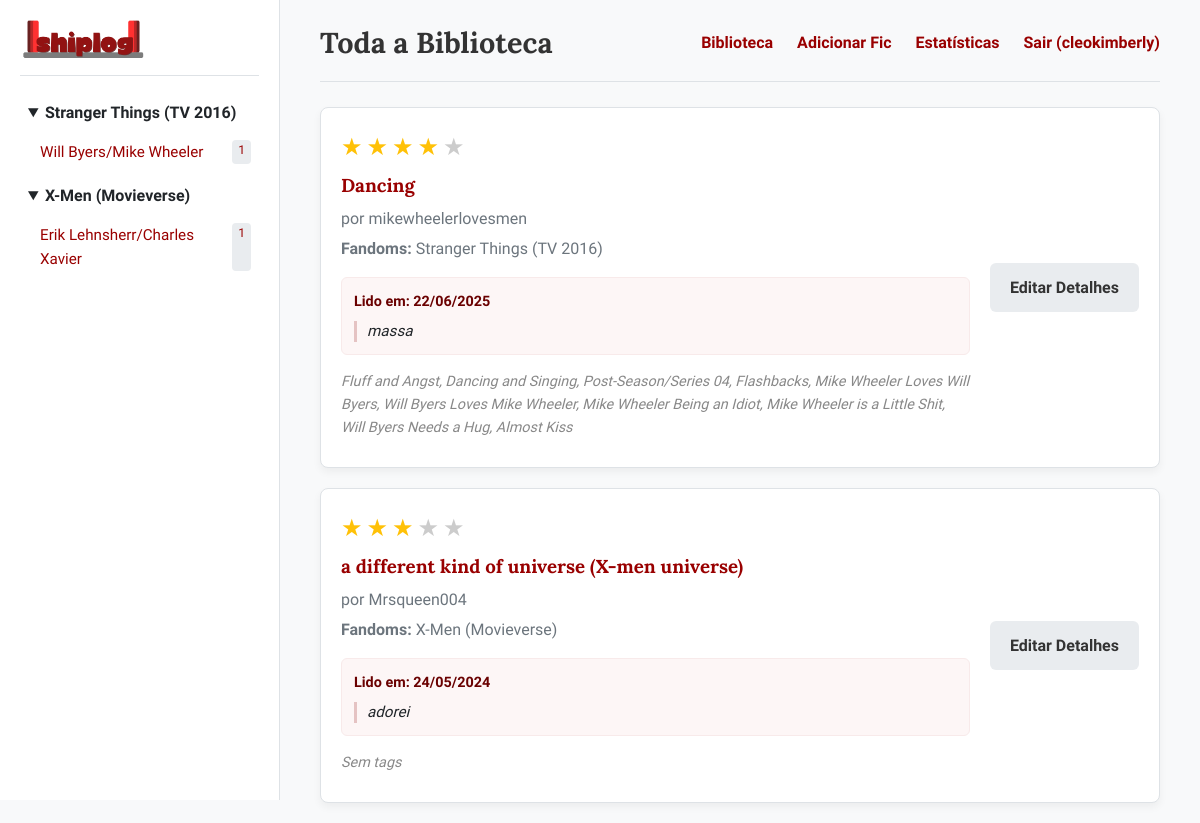
Page /library (signed in) on the earlier database version.
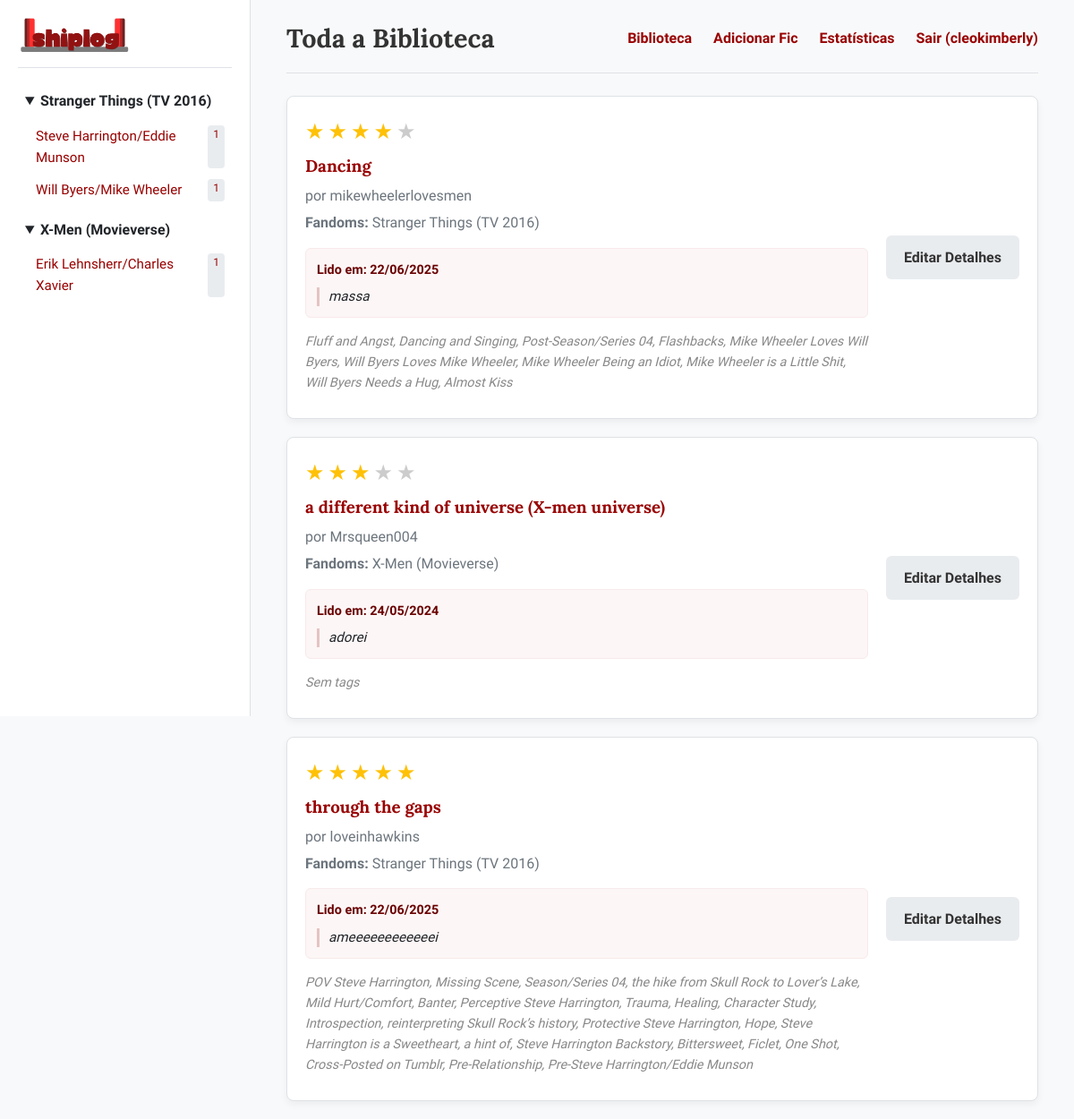
Same page on the later database version.
### models.py (models this page shows, shortened)
class Fic(db.Model):
    id = db.Column(db.Integer, primary_key=True)
    title = db.Column(db.String(200), nullable=False)
    author = db.Column(db.String(100), nullable=False)
    fandom = db.Column(db.String(200), nullable=False)
    relationship = db.Column(db.String(200), nullable=True)
    summary = db.Column(db.Text, nullable=True)
    tags = db.Column(db.Text, nullable=True)
    status = db.Column(db.String(50), nullable=True)
    date_published = db.Column(db.String(50), nullable=True)
    source_url = db.Column(db.String(500), nullable=True)
    date_read = db.Column(db.Date, nullable=True)
    comment = db.Column(db.String(500), nullable=True)
    rating = db.Column(db.Integer, nullable=True) # NOVA COLUNA
    user_id = db.Column(db.Integer, db.ForeignKey('user.id'), nullable=False)

class User(UserMixin, db.Model):
    id = db.Column(db.Integer, primary_key=True)
    username = db.Column(db.String(80), unique=True, nullable=False)
    password_hash = db.Column(db.String(256), nullable=False)
    fics = db.relationship('Fic', backref='owner', lazy=True, cascade="all, delete-orphan")

### app.py (the view)
@app.route('/library')
@login_required
def library():
    fandom = request.args.get('fandom')
    relationship = request.args.get('relationship')
    query = Fic.query.filter_by(user_id=current_user.id)
    if fandom: query = query.filter(Fic.fandom.like(f'{fandom}%'))
    if relationship:
        if relationship != "Geral": query = query.filter_by(relationship=relationship)
        else: query = query.filter((Fic.relationship == "Geral") | (Fic.relationship.is_(None)))
    fics = query.order_by(Fic.title).all()
    return render_template('library.html', fics=fics, selected_fandom=fandom, selected_relationship=relationship)

### app.py (called while the page is built)
@login_manager.user_loader
def load_user(user_id):
    return User.query.get(int(user_id))

@app.context_processor
def inject_sidebar_data():
    if not current_user.is_authenticated:
        return dict(sidebar_data={})
    fics = Fic.query.filter_by(user_id=current_user.id).order_by(Fic.title).all()
    sidebar_data = {}
    for fic in fics:
        main_fandom = fic.fandom.split(',')[0].strip()
        if main_fandom not in sidebar_data:
            sidebar_data[main_fandom] = {}
        relationship = fic.relationship or "Geral"
        if relationship not in sidebar_data[main_fandom]:
            sidebar_data[main_fandom][relationship] = []
        sidebar_data[main_fandom][relationship].append(fic)
    return dict(sidebar_data=sidebar_data)

### templates/library.html
{% extends "base.html" %}
{% block header %}
    {% if selected_fandom %}
        {{ selected_fandom }}{% if selected_relationship %} / {{ selected_relationship }}{% endif %}
    {% else %}
        Toda a Biblioteca
    {% endif %}
{% endblock %}
{% block content %}
    <div class="fic-list">
        {% for fic in fics %}
            <div class="fic-card">
                <div class="fic-card-main">
                    <div class="fic-rating">
                        {% for i in range(1, 6) %}
                            <span class="star {% if fic.rating and i <= fic.rating %}filled{% endif %}">&#9733;</span>
                        {% endfor %}
                    </div>
                    <h3 class="fic-title"><a href="{{ fic.source_url }}" target="_blank" title="Ler no site original">{{ fic.title }}</a></h3>
                    <p class="fic-author">por {{ fic.author }}</p>
                    <p class="fic-fandoms"><strong>Fandoms:</strong> {{ fic.fandom }}</p>
                    {% if fic.date_read or fic.comment %}
                    <div class="fic-user-details">
                        {% if fic.date_read %}
                            <p class="fic-date-read"><strong>Lido em:</strong> {{ fic.date_read.strftime('%d/%m/%Y') }}</p>
                        {% endif %}
                        {% if fic.comment %}
                            <blockquote class="fic-comment">{{ fic.comment }}</blockquote>
                        {% endif %}
                    </div>
                    {% endif %}
                    <p class="fic-tags"><em>{{ fic.tags or 'Sem tags' }}</em></p>
                </div>
                <div class="fic-card-actions">
                    <a href="{{ url_for('fic_details', fic_id=fic.id) }}" class="btn btn-secondary">Editar Detalhes</a>
                </div>
            </div>
        {% else %}
            <div class="empty-state">
                <h3>Sua biblioteca está vazia.</h3>
                <p>Use o botão abaixo para catalogar sua primeira fanfic.</p>
                <a href="{{ url_for('add_fic') }}" class="btn btn-primary">Adicionar Fanfic</a>
            </div>
        {% endfor %}
    </div>
{% endblock %}

### templates/base.html (shortened to what this page needs)
<!DOCTYPE html>
<html lang="pt-br">
<head>
    <link rel="stylesheet" href="{{ url_for('static', filename='css/style.css') }}">
</head>
<body>
    <div class="container">
        {% if not request.endpoint in ['home', 'login', 'register'] %}
            {% include '_sidebar.html' %}
        {% endif %}
        <main class="main-content">
            {% if not request.endpoint in ['home', 'login', 'register'] %}
                <header class="main-header">
                    <div class="header-content">
                        <h1>{% block header %}{{ title or 'Bem-vindo(a)!' }}{% endblock %}</h1>
                        <nav class="main-nav">
                            <a href="{{ url_for('library') }}">Biblioteca</a>
                            <a href="{{ url_for('add_fic') }}">Adicionar Fic</a>
                            <a href="{{ url_for('stats') }}">Estatísticas</a>
                            <a href="{{ url_for('logout') }}">Sair ({{ current_user.username }})</a>
                        </nav>
                    </div>
                </header>
            {% endif %}
            <div class="content">
                {% block content %}{% endblock %}
            </div>
        </main>
    </div>
</body>
</html>

### templates/_sidebar.html
<aside class="sidebar">
    <div class="sidebar-header">
      <a href="{{ url_for('library') }}" class="sidebar-logo">
        <img src="{{ url_for('static', filename='img/shiplog.png') }}" alt="Shiplog Logo">
      </a>
    </div>
    <nav class="fandom-nav">
        <ul>
            {% for fandom, relationships in sidebar_data|dictsort %}
                <li>
                    <details open>
                        <summary>{{ fandom }}</summary>
                        <ul class="relationship-list">
                            {% for relationship, fics in relationships|dictsort %}
                                <li>
                                    <a href="{{ url_for('library', fandom=fandom, relationship=relationship) }}">{{ relationship }} <span>{{ fics|length }}</span></a>
                                </li>
                            {% endfor %}
                        </ul>
                    </details>
                </li>
            {% else %}
                <li class="no-fics-message">
                    <span>Nenhuma fic na biblioteca.</span>
                    <a href="{{ url_for('add_fic') }}" class="btn btn-secondary btn-small">Adicionar</a>
                </li>
            {% endfor %}
        </ul>
    </nav>
</aside>

### static/css/style.css (style rules this page uses)
:root { --primary-color: #990000; --secondary-color: #6a0000; --background-color: #f8f9fa; --surface-color: #ffffff; --text-color: #212529; --text-muted-color: #6c757d; --border-color: #dee2e6; --font-serif: 'Lora', 'Georgia', serif; --font-sans: 'Nunito Sans', sans-serif; --border-radius: 8px; --shadow: 0 4px 8px rgba(0, 0, 0, 0.05); }
body { font-family: var(--font-sans); margin: 0; background-color: var(--background-color); color: var(--text-color); line-height: 1.6; }
.container { display: flex; }
a { color: var(--primary-color); text-decoration: none; transition: color 0.2s; }
.sidebar { width: 280px; min-width: 280px; background-color: var(--surface-color); border-right: 1px solid var(--border-color); padding: 20px; height: 100vh; position: sticky; top: 0; overflow-y: auto; box-sizing: border-box; }
.main-content { flex-grow: 1; padding: 20px 40px; box-sizing: border-box; }
.main-header { margin-bottom: 25px; }
.header-content { display: flex; justify-content: space-between; align-items: center; padding-bottom: 15px; border-bottom: 1px solid var(--border-color); }
.main-header h1 { font-family: var(--font-serif); color: #333; margin: 0; font-size: 1.8em; }
.main-nav a { margin-left: 20px; font-weight: 700; }
.sidebar-header { padding-bottom: 15px; margin-bottom: 15px; border-bottom: 1px solid var(--border-color); }
.sidebar-logo { display: flex; align-items: center; gap: 10px; color: #000; }
.sidebar-logo img { height: 40px; }
.fandom-nav ul { list-style: none; padding: 0; }
.fandom-nav details { margin-bottom: 5px; }
.fandom-nav summary { font-weight: 700; cursor: pointer; padding: 8px; border-radius: 6px; transition: background-color 0.2s; }
.fandom-nav .relationship-list a { display: flex; justify-content: space-between; padding: 6px 8px 6px 20px; border-radius: 6px; font-size: 0.95em; }
.fandom-nav .relationship-list span { background-color: #e9ecef; padding: 1px 6px; border-radius: 4px; font-size: 0.8em; }
.fic-list { display: grid; gap: 20px; }
.fic-card { background-color: var(--surface-color); border: 1px solid var(--border-color); border-radius: var(--border-radius); padding: 20px; box-shadow: var(--shadow); display: flex; justify-content: space-between; gap: 20px; }
.fic-card-main { flex-grow: 1; }
.fic-card-actions { flex-shrink: 0; align-self: center; }
.fic-title { margin: 5px 0; font-family: var(--font-serif); }
.fic-author, .fic-fandoms { color: var(--text-muted-color); margin: 4px 0; }
.fic-user-details { background-color: #fdf6f6; border-radius: 6px; padding: 12px; margin: 15px 0; border: 1px solid #f8eaea; }
.fic-date-read { font-size: 0.9em; font-weight: 700; color: var(--secondary-color); margin: 0 0 8px 0; }
.fic-comment { font-size: 0.95em; font-style: italic; color: var(--text-color); margin: 0; padding-left: 10px; border-left: 3px solid #e5c3c3; line-height: 1.4; }
.fic-tags { font-style: italic; color: #888; margin: 8px 0; font-size: 0.9em; }
.fic-rating .star, .star-rating-form .star-input { color: #ccc; font-size: 1.5em; cursor: default; }
.fic-rating .star.filled, .star-rating-form .star-input.filled { color: #ffc107; }
.btn { padding: 12px 20px; border: none; border-radius: 6px; cursor: pointer; font-weight: 700; font-family: var(--font-sans); transition: background-color 0.2s, transform 0.1s; display: inline-block; text-align: center; }
.btn-secondary { background-color: #e9ecef; color: #333; }

Differences in the rows shown:
added Fic: relationship "Steve Harrington/Eddie Munson", fics "1", title "through the gaps", author "loveinhawkins", fandom "Stranger Things (TV 2016)", date_read "22/06/2025", comment "ameeeeeeeeeeeei", tags "POV Steve Harrington, Missing Scene, Season/Series 04, the hike from Skull Rock to Lover’s Lake, Mild Hurt/Comfort, Banter, Perceptive Steve Harrington, Trauma, Healing, Character Study, Introspection, reinterpreting Skull Rock’s history, Protective Steve Harrington, Hope, Steve Harrington is a Sweetheart, a hint of, Steve Harrington Backstory, Bittersweet, Ficlet, One Shot, Cross-Posted on Tumblr, Pre-Relationship, Pre-Steve Harrington/Eddie Munson"
